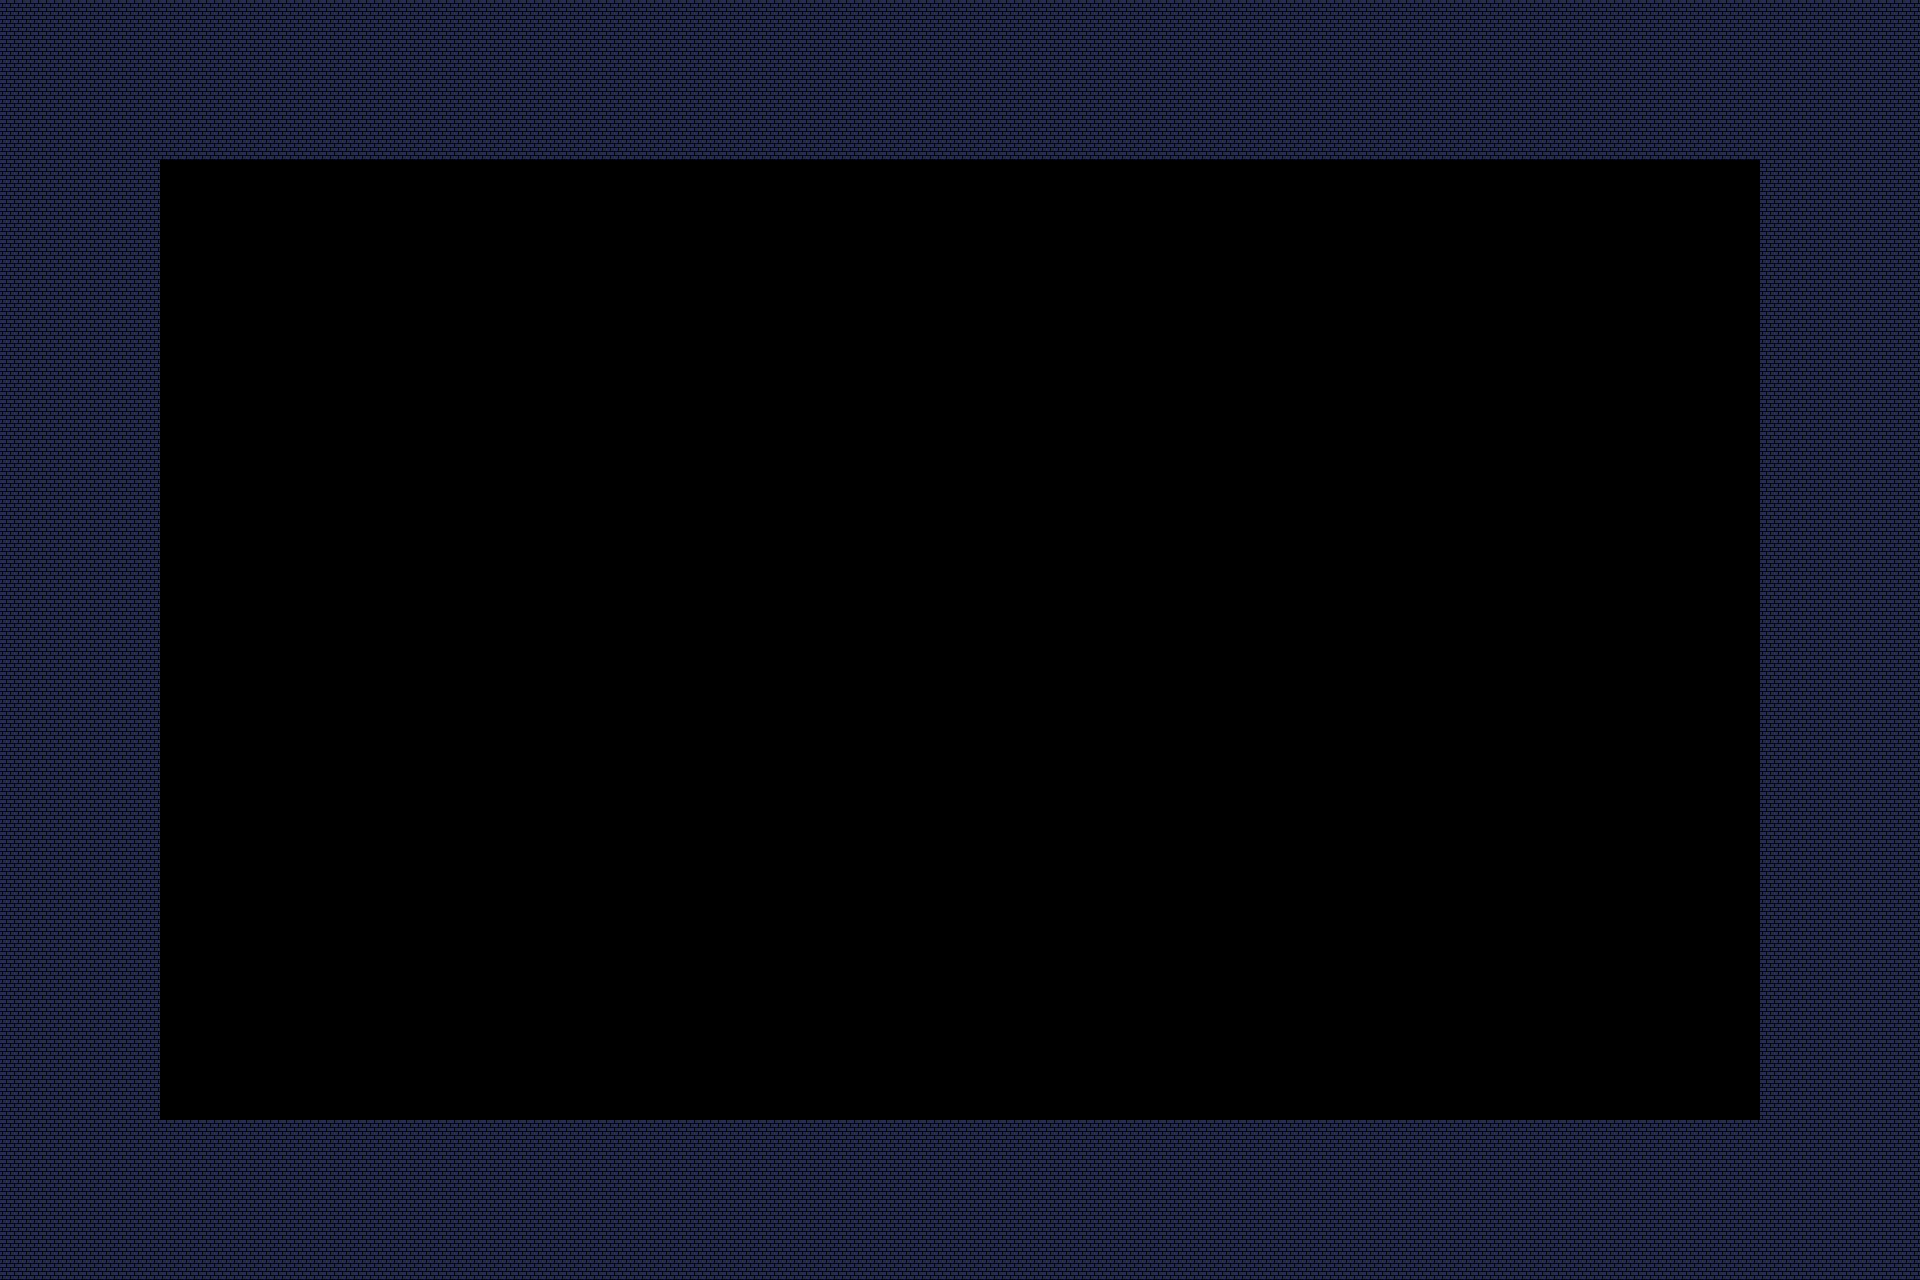

This game map was drawn from its Tiled (.tmx) file and the tilesets committed beside it. A one-line description and the trimmed map source follow:
An orthogonal 240x160 tile map with 8x8 px tiles, 1 tile layer (Tile Layer 1).

<map version="1.10" tiledversion="1.10.1" orientation="orthogonal" renderorder="right-down" width="240" height="160" tilewidth="8" tileheight="8" infinite="0" nextlayerid="2" nextobjectid="1">
 <tileset firstgid="1" source="image.tsx" />
 <layer id="1" name="Tile Layer 1" width="240" height="160">
  <data>[38400 cells, 14400 non-empty, 1 distinct tile ids]</data>
 </layer>
</map>
